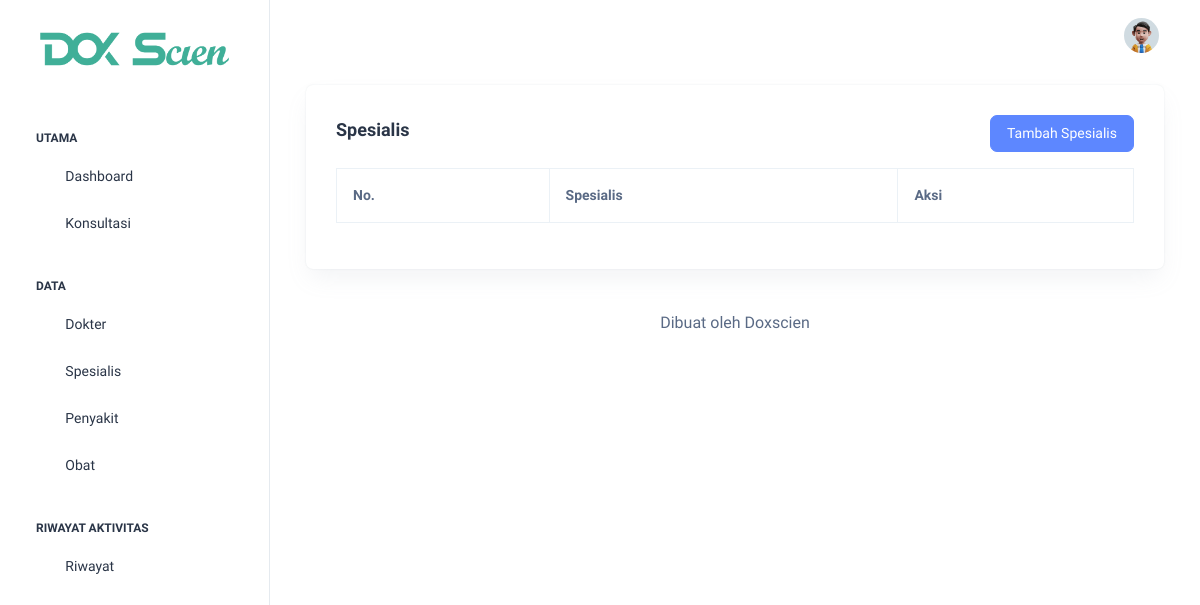
Before: /admin/spesialis/index.php (signed in) with the older database file.
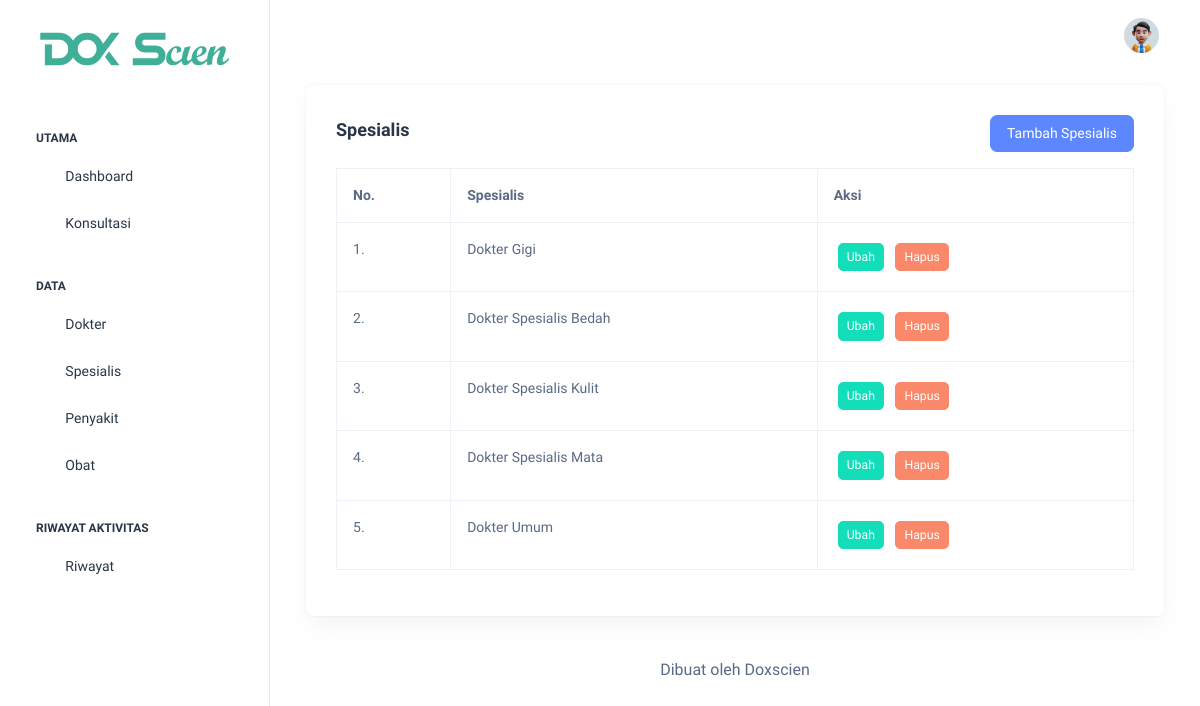
After: the same page with the newer database file.
### tables this page shows
CREATE TABLE `spesialis` (
  `id_spesialis` int(11) NOT NULL,
  `spesialis` varchar(100) NOT NULL
);

### admin/spesialis/index.php (the view, shortened to what this page needs)
<?php
  require_once '../../koneksi.php';
  $spesialis = mysqli_query($koneksi, "SELECT * FROM spesialis ORDER BY spesialis ASC");
?>
<!doctype html>
<html lang="en">
<head>
  <?php include_once '../include/head.php'; ?>
</head>
<body>
  <div class="page-wrapper" id="main-wrapper" data-layout="vertical" data-navbarbg="skin6" data-sidebartype="full"
    data-sidebar-position="fixed" data-header-position="fixed">
    <?php
      include_once '../include/sidebar.php';
    ?>
    <div class="body-wrapper">
      <?php
        include_once '../include/navbar.php';
      ?>
      <div class="container-fluid">
        <div class="container-fluid">
          <div class="card">
            <div class="card-body">
              <div class="row mb-3">
                <div class="col-md-6 head-left">
                  <h5 class="card-title fw-semibold">Spesialis</h5>
                </div>
                <div class="col-md-6 head-right">
                  <a href="<?= BASE_URL; ?>/admin/spesialis/tambah_spesialis.php" class="btn btn-primary">Tambah Spesialis</a>
                </div>
              </div>
              <div class="table-responsive">
                <table class="table table-bordered" id="dataTable" width="100%" cellspacing="0">
                  <thead>
                    <tr>
                      <th>No.</th>
                      <th>Spesialis</th>
                      <th>Aksi</th>
                    </tr>
                  </thead>
                  <tbody>
                    <?php $i = 1; ?>
                    <?php foreach ($spesialis as $data_spesialis): ?>
                      <tr>
                        <td><?= $i++; ?>.</td>
                        <td><?= $data_spesialis['spesialis']; ?></td>
                        <td>
                          <a href="ubah_spesialis.php?id_spesialis=<?= $data_spesialis['id_spesialis']; ?>" class="m-1 btn btn-sm btn-success">Ubah</a>
                          <a data-nama="Spesialis <?= $data_spesialis['spesialis']; ?> akan terhapus!" href="hapus_spesialis.php?id_spesialis=<?= $data_spesialis['id_spesialis']; ?>" class="btn-delete m-1 btn btn-sm btn-danger">Hapus</a>
                        </td>
                      </tr>
                    <?php endforeach ?>
                  </tbody>
                </table>
              </div>
            </div>
          </div>
        </div>
        <?php include_once '../include/footer.php'; ?>
      </div>
    </div>
  </div>
</body>
</html>

Changed rows visible on the page:
added spesialis: spesialis "Dokter Gigi"
added spesialis: spesialis "Dokter Spesialis Bedah"
added spesialis: spesialis "Dokter Spesialis Kulit"
added spesialis: spesialis "Dokter Spesialis Mata"
added spesialis: spesialis "Dokter Umum"
